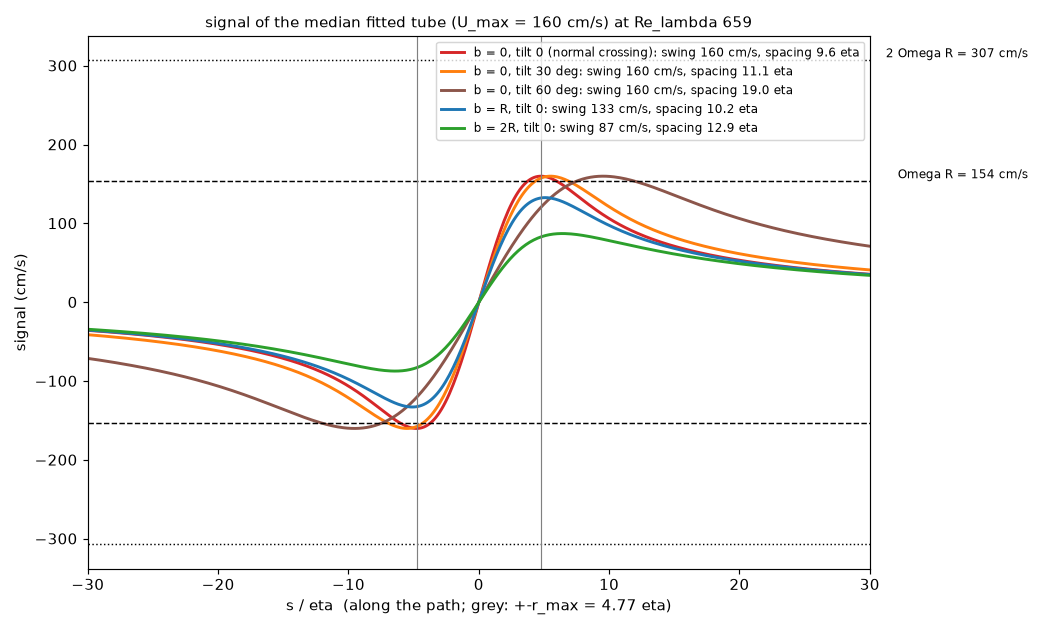

Here is the Python script that generated this plot:
"""belin_profile_b0.py  v01  The signal of one tube along the wire path, at impact parameter b = 0 (the path meets the axis) and a few tilts, and at b = R and 2R, with the speed limits of the disks.
Tube: the fitted median tube of the b <= 2R fit (r_max = 4.77 eta, R = r_max / 1.585) with U_max = 160 cm/s (its fitted true median at Re_lambda 659, U_eta = 1.99 cm/s from the Table I chain).
Signal: chord_model.signal (unit tube, R = 1; the central crossing at tilt 0 and rotation 90 degrees peaks at 0.4512 = U_max), scaled to cm/s, s in eta.
Disk limits (chain at Re_lambda 659): Omega R and 2 Omega R (the disks counter-rotate, so the relative speed is up to 2 Omega R); the fraction of the fitted tubes above each limit is printed.
Usage: python belin_profile_b0.py     writes belin_profile_b0.png

Versions  M01 m01.v01 (2026-11-13): first version.
"""
import math
import os
import sys

import matplotlib
matplotlib.use("Agg")
import matplotlib.pyplot as plt
import numpy as np

HERE = os.path.dirname(os.path.abspath(__file__))
sys.path.insert(0, HERE)
import chord_model as cm                 # noqa: E402
import chord_population as cp            # noqa: E402
import chord_belin_x as cbx              # noqa: E402
import belin_umax_vs_relambda as bu      # noqa: E402
import belin_rumax_physical as brp       # noqa: E402


def main():
    Rl = 659
    c = bu.chain_at(Rl)
    omega = c["Re"] * c["nu"] / brp.R ** 2
    omegaR = omega * brp.R                                                    # cm/s
    r_max, U_max = 4.77, 160.0
    R = r_max / cp.RATIO
    scale = U_max / cp.GMAX
    cases = [("b = 0, tilt 0 (normal crossing)", 0.0, 0.0, "tab:red"), ("b = 0, tilt 30 deg", 30.0, 0.0, "tab:orange"), ("b = 0, tilt 60 deg", 60.0, 0.0, "tab:brown"),
             ("b = R, tilt 0", 0.0, 1.0, "tab:blue"), ("b = 2R, tilt 0", 0.0, 2.0, "tab:green")]
    fig, ax = plt.subplots(figsize=(10, 6))
    s = cm.S_GRID * R
    for label, tilt, b, colour in cases:
        S = cm.signal(np.array([math.radians(tilt)]), np.array([math.pi / 2]), np.array([b]))[0] * scale
        ax.plot(s, S, color=colour, lw=2, label="%s: swing %.0f cm/s, spacing %.1f eta" % (label, 0.5 * (S.max() - S.min()), abs(s[np.argmax(S)] - s[np.argmin(S)])))
    for v, ls in ((omegaR, "--"), (2 * omegaR, ":")):
        ax.axhline(v, color="k", ls=ls, lw=1)
        ax.axhline(-v, color="k", ls=ls, lw=1)
    ax.text(s[-1], omegaR, "  Omega R = %.0f cm/s" % omegaR, va="bottom", ha="right", fontsize=8)
    ax.text(s[-1], 2 * omegaR, "  2 Omega R = %.0f cm/s" % (2 * omegaR), va="bottom", ha="right", fontsize=8)
    ax.axvline(r_max, color="gray", lw=0.8)
    ax.axvline(-r_max, color="gray", lw=0.8)
    ax.set_xlim(-30, 30)
    ax.set_xlabel("s / eta  (along the path; grey: +-r_max = %.2f eta)" % r_max)
    ax.set_ylabel("signal (cm/s)")
    ax.set_title("signal of the median fitted tube (U_max = %.0f cm/s) at Re_lambda %d" % (U_max, Rl), fontsize=10)
    ax.legend(fontsize=8)
    fig.tight_layout()
    fig.savefig(os.path.join(HERE, "belin_profile_b0.png"), dpi=105)
    cbx.BMAX = 2.0
    sim = cbx.simulate(Rl, 60000, math.log(12.8), 0.75, 5, 0.557, 4.767)
    U = sim["U_true"] * c["U_eta"]
    print("Omega R %.0f cm/s, 2 Omega R %.0f; fitted tubes (b <= 2R): median U_max %.0f; share above Omega R %.1f %%, above 2 Omega R %.1f %%" % (omegaR, 2 * omegaR, np.median(U), 100 * np.mean(U > omegaR), 100 * np.mean(U > 2 * omegaR)))


if __name__ == "__main__":
    main()
